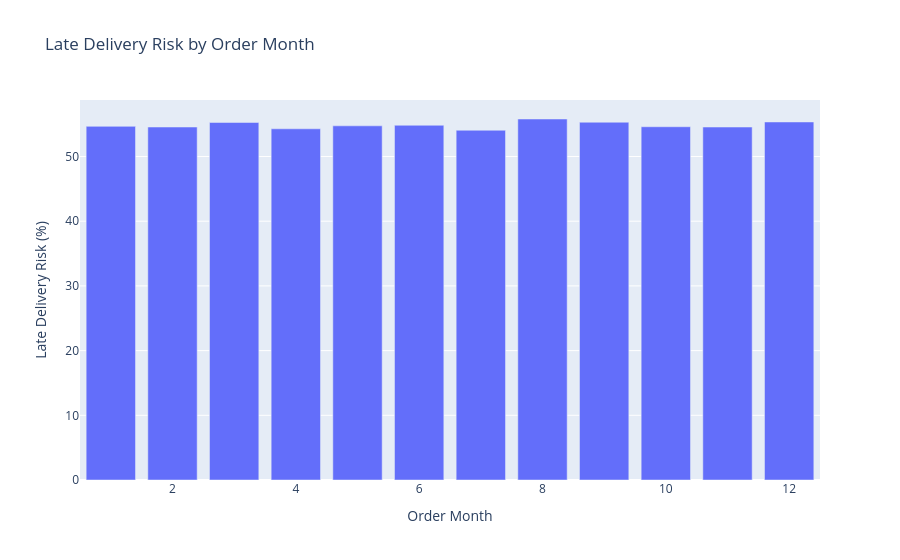

The notebook cell this image was saved under:
### Code cell
fig = px.bar(
    monthly_late,
    x="order_month",
    y="late_delivery_percentage",
    title="Late Delivery Risk by Order Month",
    labels={
        "order_month": "Order Month",
        "late_delivery_percentage": "Late Delivery Risk (%)"
    }
)

fig.show()

### Figure 1 — Plotly figure (JSON) as saved in the notebook; plotly's stock layout.template omitted (floating-point values rounded to 4 significant figures)
{"data": [{"hovertemplate": "Order Month=%{x}<br>Late Delivery Risk (%)=%{y}<extra></extra>", "legendgroup": "", "marker": {"color": "#636efa", "pattern": {"shape": ""}}, "name": "", "orientation": "v", "showlegend": false, "textposition": "auto", "type": "bar", "x": [1, 2, 3, 4, 5, 6, 7, 8, 9, 10, 11, 12], "xaxis": "x", "y": [54.66, 54.55, 55.25, 54.28, 54.74, 54.83, 54.06, 55.79, 55.3, 54.6, 54.55, 55.34], "yaxis": "y"}], "layout": {"barmode": "relative", "legend": {"tracegroupgap": 0}, "title": {"text": "Late Delivery Risk by Order Month"}, "xaxis": {"anchor": "y", "domain": [0, 1], "title": {"text": "Order Month"}}, "yaxis": {"anchor": "x", "domain": [0, 1], "title": {"text": "Late Delivery Risk (%)"}}}}
